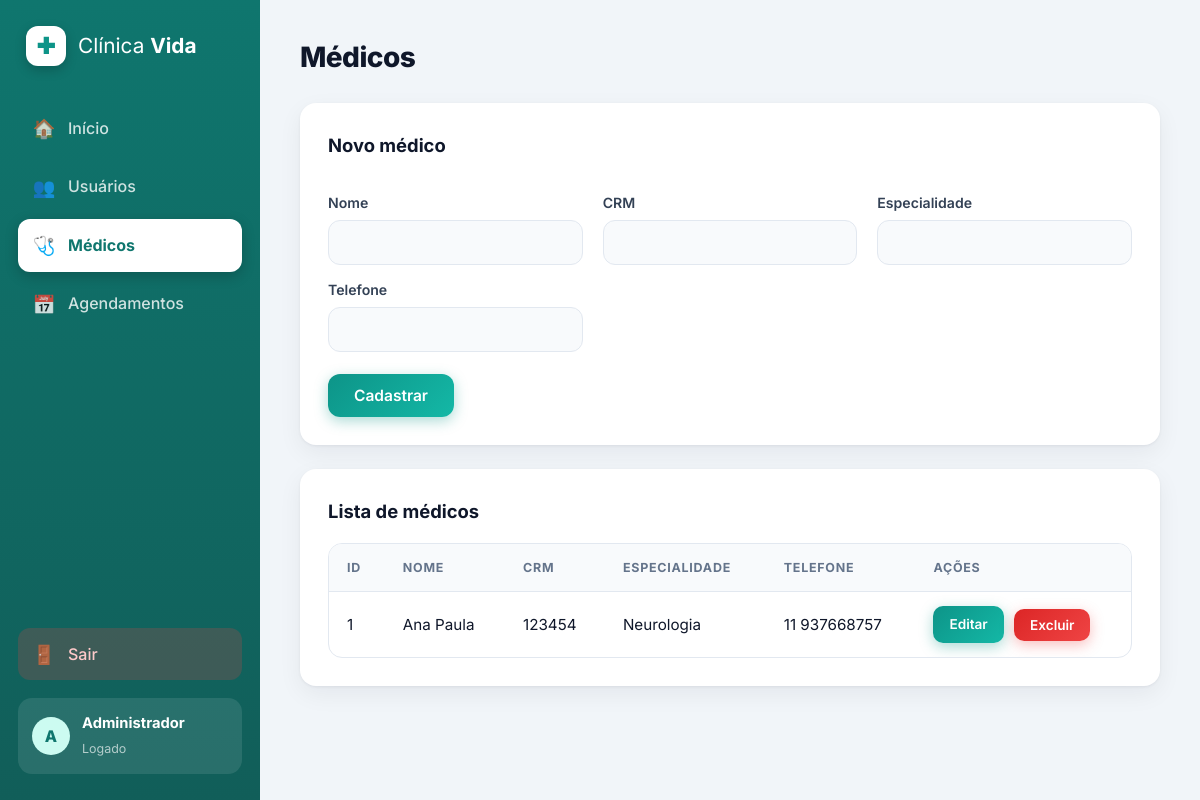
Screenshot of /medicos (signed in) with the database file from the repository.
### tables this page shows
CREATE TABLE medicos (
            id INTEGER PRIMARY KEY AUTOINCREMENT,
            nome TEXT NOT NULL,
            crm TEXT NOT NULL UNIQUE,
            especialidade TEXT NOT NULL,
            telefone TEXT NOT NULL
        );

### app.py (the view, shortened to what this page needs)
@app.route("/medicos", methods=["GET", "POST"])
@login_required
def medicos():
    conn = get_db()
    lista = conn.execute("SELECT * FROM medicos ORDER BY nome").fetchall()
    conn.close()
    return render_template("medicos.html", medicos=lista, editando=None)

### app.py (called while the page is built)
def get_db():
    conn = sqlite3.connect(DB)
    conn.row_factory = sqlite3.Row
    return conn

def login_required(f):
    @wraps(f)
    def decorada(*args, **kwargs):
        if "usuario_id" not in session:
            flash("Faça login para acessar esta página.", "erro")
            return redirect(url_for("login"))
        return f(*args, **kwargs)
    return decorada

### templates/medicos.html (shortened to what this page needs)
{% extends "base.html" %}
{% block conteudo %}
    <h1>Médicos</h1>
    <section class="painel-box">
        <h2>{{ 'Editar médico' if editando else 'Novo médico' }}</h2>
        <form method="POST"
              action="{{ url_for('editar_medico', id=editando['id']) if editando else url_for('medicos') }}">
            <div class="grade-form">
                <div>
                    <label for="nome">Nome</label>
                    <input type="text" id="nome" name="nome" value="{{ editando['nome'] if editando else '' }}" required>
                </div>
                <div>
                    <label for="crm">CRM</label>
                    <input type="text" id="crm" name="crm" value="{{ editando['crm'] if editando else '' }}" required>
                </div>
                <div>
                    <label for="especialidade">Especialidade</label>
                    <input type="text" id="especialidade" name="especialidade" value="{{ editando['especialidade'] if editando else '' }}" required>
                </div>
                <div>
                    <label for="telefone">Telefone</label>
                    <input type="text" id="telefone" name="telefone" value="{{ editando['telefone'] if editando else '' }}" required>
                </div>
            </div>
            <button type="submit" class="btn">{{ 'Salvar alterações' if editando else 'Cadastrar' }}</button>
        </form>
    </section>
    <section class="painel-box">
        <h2>Lista de médicos</h2>
        <div class="tabela-wrap">
            <table>
                <thead>
                    <tr><th>ID</th><th>Nome</th><th>CRM</th><th>Especialidade</th><th>Telefone</th><th>Ações</th></tr>
                </thead>
                <tbody>
                    {% for m in medicos %}
                    <tr>
                        <td>{{ m['id'] }}</td>
                        <td>{{ m['nome'] }}</td>
                        <td>{{ m['crm'] }}</td>
                        <td>{{ m['especialidade'] }}</td>
                        <td>{{ m['telefone'] }}</td>
                        <td class="acoes">
                            <a href="{{ url_for('editar_medico', id=m['id']) }}" class="btn btn-pequeno">Editar</a>
                            <form method="POST" action="{{ url_for('excluir_medico', id=m['id']) }}"
                                  onsubmit="return confirm('Deseja realmente excluir este médico?');">
                                <button type="submit" class="btn btn-pequeno btn-perigo">Excluir</button>
                            </form>
                        </td>
                    </tr>
                    {% else %}
                    <tr><td colspan="6" class="vazio">Nenhum médico cadastrado.</td></tr>
                    {% endfor %}
                </tbody>
            </table>
        </div>
    </section>
{% endblock %}

### static/style.css (style rules this page uses)
:root { --primaria: #0d9488; --primaria-escura: #0f766e; --primaria-clara: #ccfbf1; --azul: #3b82f6; --laranja: #f59e0b; --vermelho: #ef4444; --vermelho-escuro: #dc2626; --verde: #10b981; --fundo: #f1f5f9; --texto: #0f172a; --texto-suave: #64748b; --branco: #ffffff; --borda: #e2e8f0; --sombra: 0 1px 3px rgba(15, 23, 42, 0.06), 0 8px 24px rgba(15, 23, 42, 0.06); --raio: 16px; --lateral: 260px; }
* { box-sizing: border-box; margin: 0; padding: 0; }
body { font-family: "Inter", "Segoe UI", Roboto, Arial, sans-serif; background: var(--fundo); color: var(--texto); line-height: 1.55; -webkit-font-smoothing: antialiased; }
h1 { font-size: 1.75rem; font-weight: 800; letter-spacing: -0.02em; margin-bottom: 6px; }
h2 { font-size: 1.15rem; font-weight: 700; margin-bottom: 18px; }
.painel-box { background: var(--branco); border-radius: var(--raio); box-shadow: var(--sombra); padding: 28px; margin-top: 24px; }
label { display: block; font-weight: 600; font-size: 0.88rem; margin: 14px 0 6px; color: #334155; }
input[type="text"], input[type="email"], input[type="password"] { width: 100%; padding: 12px 16px; border: 1.5px solid var(--borda); border-radius: 12px; font-size: 0.97rem; font-family: inherit; background: #f8fafc; color: var(--texto); transition: all 0.2s; }
input::placeholder { color: #94a3b8; }
.grade-form { display: grid; grid-template-columns: repeat(auto-fit, minmax(220px, 1fr)); gap: 0 20px; margin-bottom: 22px; }
.btn { display: inline-block; background: linear-gradient(135deg, var(--primaria), #14b8a6); color: var(--branco); border: none; padding: 12px 26px; border-radius: 12px; font-size: 0.97rem; font-weight: 600; font-family: inherit; cursor: pointer; text-decoration: none; box-shadow: 0 4px 14px rgba(13, 148, 136, 0.35); transition: all 0.2s; }
.btn-pequeno { padding: 8px 16px; font-size: 0.85rem; border-radius: 10px; }
.btn-perigo { background: linear-gradient(135deg, var(--vermelho-escuro), var(--vermelho)); box-shadow: 0 4px 14px rgba(239, 68, 68, 0.35); }
.tabela-wrap { overflow-x: auto; border: 1px solid var(--borda); border-radius: 14px; }
table { width: 100%; border-collapse: collapse; min-width: 560px; }
th { background: #f8fafc; color: var(--texto-suave); text-align: left; padding: 14px 18px; font-size: 0.78rem; font-weight: 700; text-transform: uppercase; letter-spacing: 0.06em; border-bottom: 1px solid var(--borda); }
td { padding: 14px 18px; border-bottom: 1px solid #f1f5f9; font-size: 0.95rem; }
tbody tr { transition: background 0.15s; }
tbody tr:last-child td { border-bottom: none; }
td.acoes { white-space: nowrap; }
td.acoes > * { display: inline-block; vertical-align: middle; margin-right: 6px; }
td.acoes form { margin: 0; }

### rows the page displays
medicos: id "1", nome "Ana Paula", crm "123454", especialidade "Neurologia", telefone "11 937668757"

### other values shown
{{ session['usuario_nome'][0]|upper }} "A"
{{ session['usuario_nome'] }} "Administrador"
{{ 'Editar médico' if editando else 'Novo médico' }} "Novo médico"
{{ 'Salvar alterações' if editando else 'Cadastrar' }} "Cadastrar"
